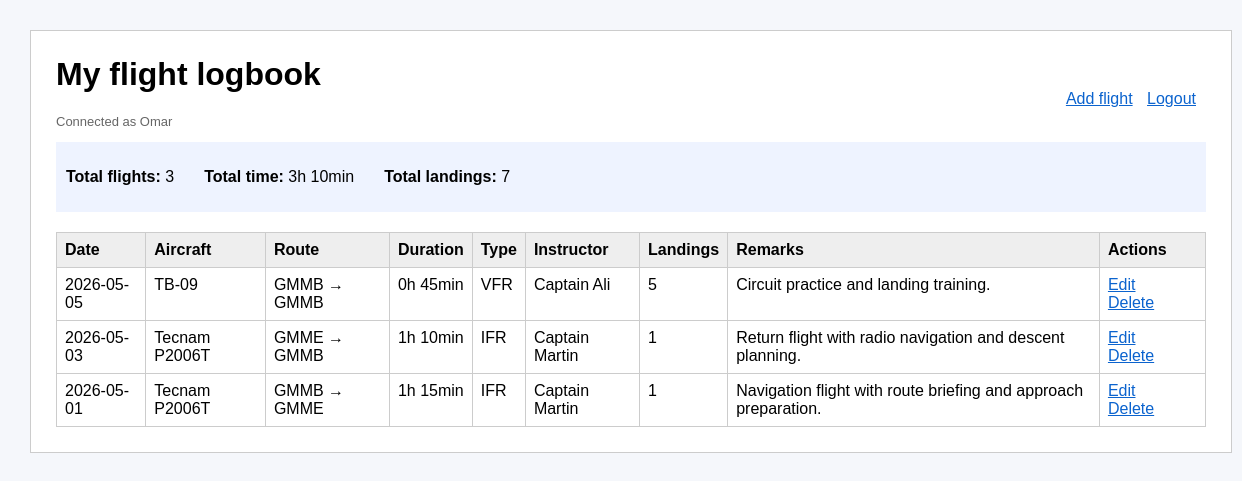
/dashboard.php (signed in), run on the app's committed database.
### tables this page shows
CREATE TABLE flight_records (
    id INT AUTO_INCREMENT PRIMARY KEY,
    user_id INT NOT NULL,
    aircraft VARCHAR(100) NOT NULL,
    departure_airport VARCHAR(20) NOT NULL,
    arrival_airport VARCHAR(20) NOT NULL,
    flight_date DATE NOT NULL,
    duration_minutes INT NOT NULL,
    flight_type VARCHAR(40) NOT NULL,
    instructor_name VARCHAR(150),
    landings INT DEFAULT 0,
    remarks TEXT,
    created_at TIMESTAMP DEFAULT CURRENT_TIMESTAMP,
    FOREIGN KEY (user_id) REFERENCES users(id) ON DELETE CASCADE
);

### ManageData.php (called while the page is built, shortened)
<?php
class ManageData
{
    private $con;
    public function __construct()
    {
        $this->con = new PDO(
            'mysql:host=' . self::HOST . ';dbname=' . self::DATABASE . ';charset=utf8mb4',
            self::USER,
            self::PASSWORD
        );
        $this->con->setAttribute(PDO::ATTR_ERRMODE, PDO::ERRMODE_EXCEPTION);
    }
    public function getData($query, $params = [], $singleData = false)
    {
        $stmt = $this->con->prepare($query);
        $stmt->execute($params);
        if ($singleData) {
            return $stmt->fetch(PDO::FETCH_ASSOC);
        }
        return $stmt->fetchAll(PDO::FETCH_ASSOC);
    }
}

### FlightRecord.php (called while the page is built, shortened)
<?php
require_once 'ManageData.php';
class FlightRecord
{
    public static function getAllFlights($userId)
    {
        $dataManager = new ManageData();
        $query = 'SELECT * FROM flight_records
                  WHERE user_id = :user_id
                  ORDER BY flight_date DESC, id DESC';
        return $dataManager->getData($query, [':user_id' => $userId]);
    }
    public static function getSummary($userId)
    {
        $dataManager = new ManageData();
        $query = 'SELECT COUNT(*) AS total_flights,
                         COALESCE(SUM(duration_minutes), 0) AS total_minutes,
                         COALESCE(SUM(landings), 0) AS total_landings
                  FROM flight_records
                  WHERE user_id = :user_id';
        return $dataManager->getData($query, [':user_id' => $userId], true);
    }
    public static function formatDuration($minutes)
    {
        $hours = floor($minutes / 60);
        $remainingMinutes = $minutes % 60;
        return $hours . 'h ' . $remainingMinutes . 'min';
    }
}

### dashboard.php (the view, shortened to what this page needs)
<?php
require_once 'FlightRecord.php';
$flights = FlightRecord::getAllFlights($_SESSION['user_id']);
$summary = FlightRecord::getSummary($_SESSION['user_id']);
?>
<html>
<head>
    <link rel="stylesheet" href="style.css">
</head>
<body>
    <div class="container large">
        <div class="top-bar">
            <div>
                <h1>My flight logbook</h1>
                <p class="small-text">Connected as <?php echo htmlspecialchars($_SESSION['user_name']); ?></p>
            </div>
            <div>
                <a href="new_flight.php">Add flight</a>
                <a href="logout_action.php">Logout</a>
            </div>
        </div>
        <div class="stats">
            <p><strong>Total flights:</strong> <?php echo htmlspecialchars($summary['total_flights']); ?></p>
            <p><strong>Total time:</strong> <?php echo htmlspecialchars(FlightRecord::formatDuration($summary['total_minutes'])); ?></p>
            <p><strong>Total landings:</strong> <?php echo htmlspecialchars($summary['total_landings']); ?></p>
        </div>
        <table>
            <tr>
                <th>Date</th>
                <th>Aircraft</th>
                <th>Route</th>
                <th>Duration</th>
                <th>Type</th>
                <th>Instructor</th>
                <th>Landings</th>
                <th>Remarks</th>
                <th>Actions</th>
            </tr>
            <?php foreach ($flights as $flight) { ?>
                <tr>
                    <td><?php echo htmlspecialchars($flight['flight_date']); ?></td>
                    <td><?php echo htmlspecialchars($flight['aircraft']); ?></td>
                    <td><?php echo htmlspecialchars($flight['departure_airport'] . ' → ' . $flight['arrival_airport']); ?></td>
                    <td><?php echo htmlspecialchars(FlightRecord::formatDuration($flight['duration_minutes'])); ?></td>
                    <td><?php echo htmlspecialchars($flight['flight_type']); ?></td>
                    <td><?php echo htmlspecialchars($flight['instructor_name']); ?></td>
                    <td><?php echo htmlspecialchars($flight['landings']); ?></td>
                    <td><?php echo htmlspecialchars($flight['remarks']); ?></td>
                    <td>
                        <a href="edit_flight.php?id=<?php echo htmlspecialchars($flight['id']); ?>">Edit</a>
                        <a href="delete_flight_action.php?id=<?php echo htmlspecialchars($flight['id']); ?>" onclick="return confirm('Delete this flight?');">Delete</a>
                    </td>
                </tr>
            <?php } ?>
        </table>
    </div>
</body>
</html>

### style.css (style rules this page uses)
body { font-family: Arial, sans-serif; background-color: #f5f7fb; margin: 0; padding: 30px; }
.container { background-color: white; width: 760px; margin: auto; padding: 25px; border: solid 1px #cccccc; }
.large { width: 1150px; }
h1 { margin-top: 0; }
a { color: #0b63ce; margin-right: 10px; }
.small-text { color: #666666; font-size: 13px; }
.top-bar { display: flex; justify-content: space-between; align-items: center; }
.stats { display: flex; gap: 30px; background-color: #eef3ff; padding: 10px; margin-bottom: 20px; }
table { width: 100%; border-collapse: collapse; }
th, td { border: solid 1px #cccccc; padding: 8px; text-align: left; vertical-align: top; }
th { background-color: #eeeeee; }

### data on the page
flight_records: flight_date "2026-05-05", aircraft "TB-09", departure_airport+arrival_airport "GMMB → GMMB", duration_minutes "0h 45min", flight_type "VFR", instructor_name "Captain Ali", landings "5", remarks "Circuit practice and landing training."
flight_records: flight_date "2026-05-03", aircraft "Tecnam P2006T", departure_airport+arrival_airport "GMME → GMMB", duration_minutes "1h 10min", flight_type "IFR", instructor_name "Captain Martin", landings "1", remarks "Return flight with radio navigation and descent planning."
flight_records: flight_date "2026-05-01", aircraft "Tecnam P2006T", departure_airport+arrival_airport "GMMB → GMME", duration_minutes "1h 15min", flight_type "IFR", instructor_name "Captain Martin", landings "1", remarks "Navigation flight with route briefing and approach preparation."

### other printed values
$_SESSION['user_name'] "Omar"
$summary['total_flights'] "3"
FlightRecord::formatDuration($summary['total_minutes']) "3h 10min"
$summary['total_landings'] "7"
